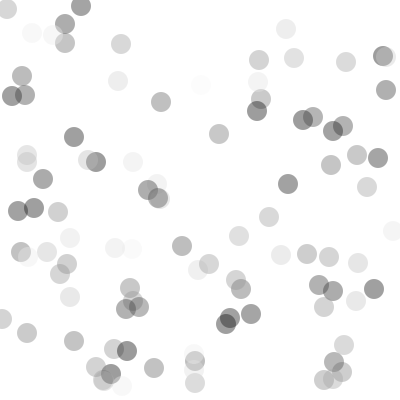
Frame 1 (no input)
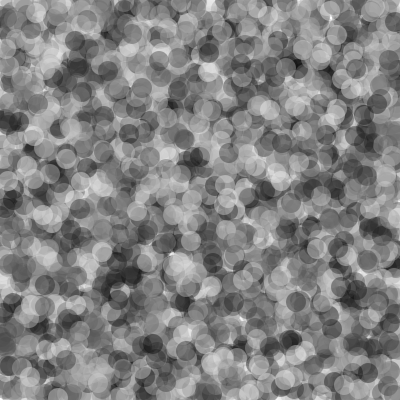
Frame 60 (the mouse pressed at the canvas centre just before this capture)
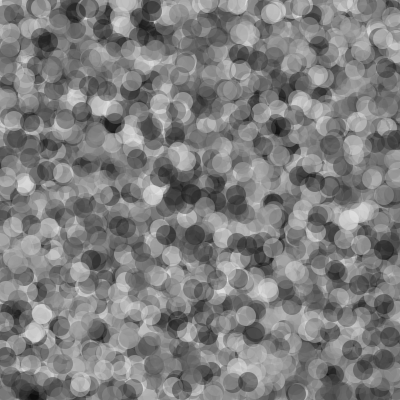
Frame 120 (the mouse held since frame 60 and released just before this capture)

The Processing sketch that drew these frames (run headless with seeded random() and noise(); from frame 60 on, the mouse is pressed at the canvas centre):

// Processing sketch: processing_37951
// ── processing_37951.pde

 void setup(){
size(400,400);
background(255);
noStroke();
smooth();
strokeWeight(0.5);
}

void draw(){
  for(int i=0;i<100;i++){
    drawX(int(random(255)),int(random(width)),int(random(height)));
}
}


void drawX(int gray,int x,int y){
fill(gray,100);
ellipse(x,y,20,20);
}
           
                
